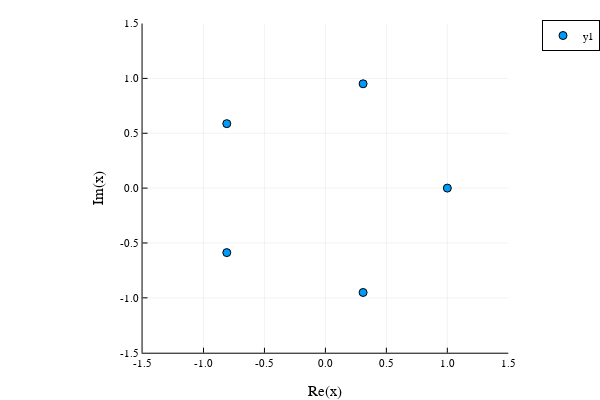

Notebook cell for this chart:
### Code cell
#複素数平面上に図示
real_parts = real.(Z)
imag_parts = imag.(Z)

using Plots

scatter(Z,
          xlim=(-1.5,1.5),
          ylim=(-1.5,1.5),
          aspectratio=true)

### Figure 1 — Plotly figure (JSON) as saved in the notebook; plotly's stock layout.template omitted (floating-point values rounded to 4 significant figures)
{"data": [{"colorbar": {"len": 0.9143, "title": "", "x": 0.8471, "y": 0.533}, "legendgroup": "y1", "marker": {"color": "rgba(0, 154, 250, 1.000)", "line": {"color": "rgba(0, 0, 0, 1.000)", "width": 1}, "size": 8, "symbol": "circle"}, "mode": "markers", "name": "y1", "showlegend": true, "type": "scatter", "x": [-0.809, -0.809, 0.309, 0.309, 1.0], "xaxis": "x", "y": [-0.5878, 0.5878, -0.9511, 0.9511, 0], "yaxis": "y"}], "layout": {"annotations": [], "height": 400, "legend": {"bgcolor": "rgba(255, 255, 255, 1.000)", "bordercolor": "rgba(0, 0, 0, 1.000)", "borderwidth": 1, "font": {"color": "rgba(0, 0, 0, 1.000)", "family": "sans-serif", "size": 11}, "title": {"font": {"color": "rgba(0, 0, 0, 1.000)", "family": "sans-serif", "size": 15}, "text": ""}, "tracegroupgap": 0, "traceorder": "normal", "x": 1, "xanchor": "auto", "y": 1, "yanchor": "auto"}, "margin": {"b": 20, "l": 0, "r": 0, "t": 20}, "paper_bgcolor": "rgba(255, 255, 255, 1.000)", "plot_bgcolor": "rgba(255, 255, 255, 1.000)", "showlegend": true, "width": 600, "xaxis": {"anchor": "y", "domain": [0.2376, 0.8471], "gridcolor": "rgba(0, 0, 0, 0.100)", "gridwidth": 0.5, "linecolor": "rgba(0, 0, 0, 1.000)", "mirror": false, "range": [-1.5, 1.5], "showgrid": true, "showline": true, "showticklabels": true, "tickangle": 0, "tickcolor": "rgb(0, 0, 0)", "tickfont": {"color": "rgba(0, 0, 0, 1.000)", "family": "sans-serif", "size": 11}, "tickmode": "array", "ticks": "inside", "ticktext": ["-1.5", "-1.0", "-0.5", "0.0", "0.5", "1.0", "1.5"], "tickvals": [-1.5, -1, -0.5, 0, 0.5, 1, 1.5], "title": "Re(x)", "titlefont": {"color": "rgba(0, 0, 0, 1.000)", "family": "sans-serif", "size": 15}, "type": "-", "visible": true, "zeroline": false, "zerolinecolor": "rgba(0, 0, 0, 1.000)"}, "yaxis": {"anchor": "x", "domain": [0.07581, 0.9902], "gridcolor": "rgba(0, 0, 0, 0.100)", "gridwidth": 0.5, "linecolor": "rgba(0, 0, 0, 1.000)", "mirror": false, "range": [-1.5, 1.5], "showgrid": true, "showline": true, "showticklabels": true, "tickangle": 0, "tickcolor": "rgb(0, 0, 0)", "tickfont": {"color": "rgba(0, 0, 0, 1.000)", "family": "sans-serif", "size": 11}, "tickmode": "array", "ticks": "inside", "ticktext": ["-1.5", "-1.0", "-0.5", "0.0", "0.5", "1.0", "1.5"], "tickvals": [-1.5, -1, -0.5, 0, 0.5, 1, 1.5], "title": "Im(x)", "titlefont": {"color": "rgba(0, 0, 0, 1.000)", "family": "sans-serif", "size": 15}, "type": "-", "visible": true, "zeroline": false, "zerolinecolor": "rgba(0, 0, 0, 1.000)"}}}
